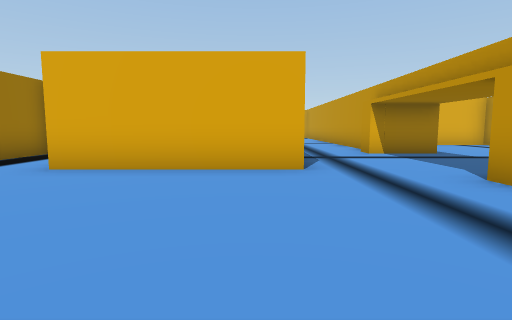
View 1 (above)

22 first-person views from a walk through a Unity game level. The camera is 1.3 m above the floor, tilts 6° down and sees 80° across. The floor is counted in squares, 2 m on a side. Each view is taken from the middle of a square. On the plan, view 1 faces up. The plan holds only what a view shows up to about 10 squares ahead; the rest is blank. The place goes on beyond the plan. Some animated figures are left out.

View 2
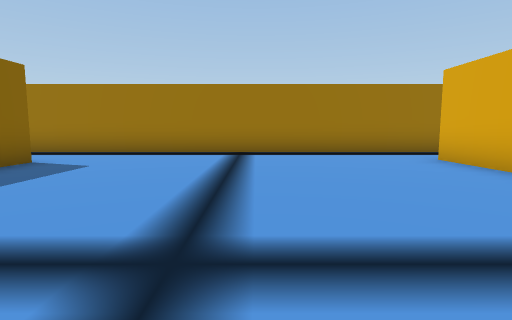

View 3
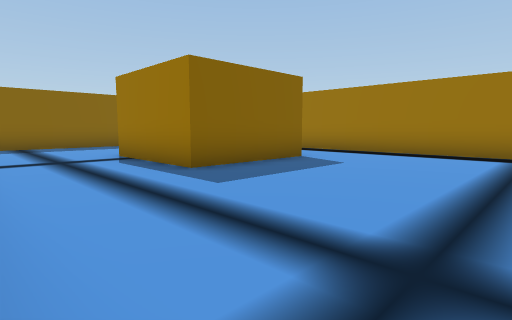

View 4
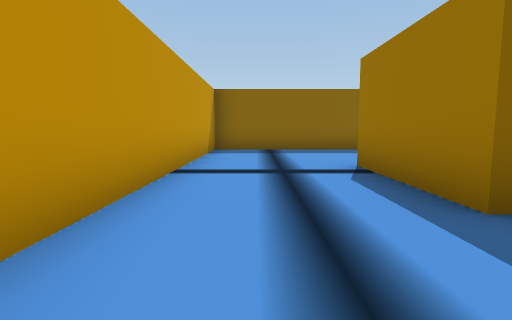

View 5
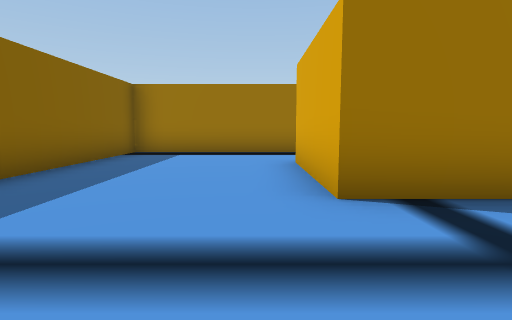

View 6
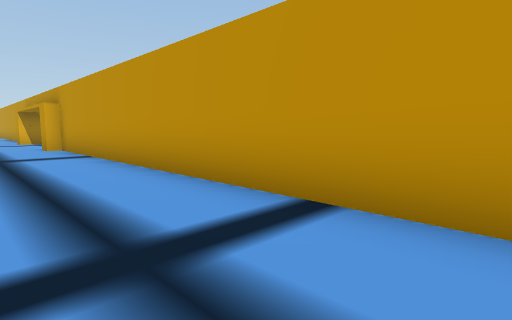

View 7
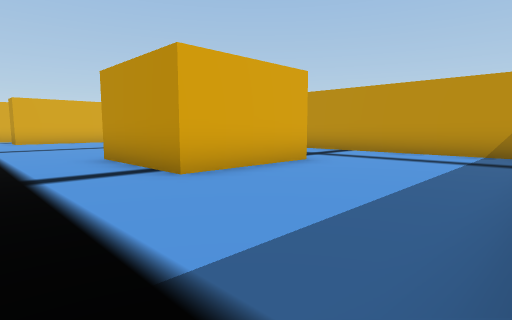

View 8
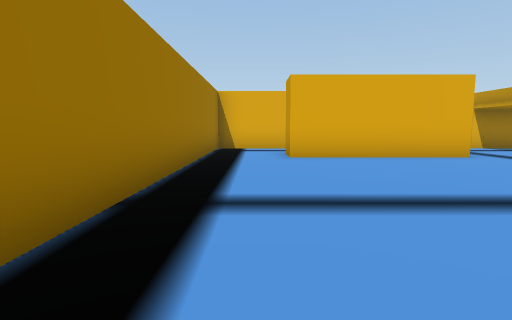

View 9
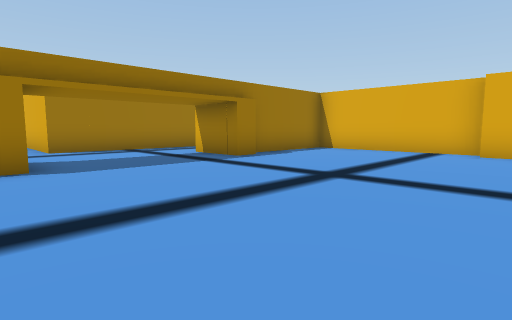

View 10
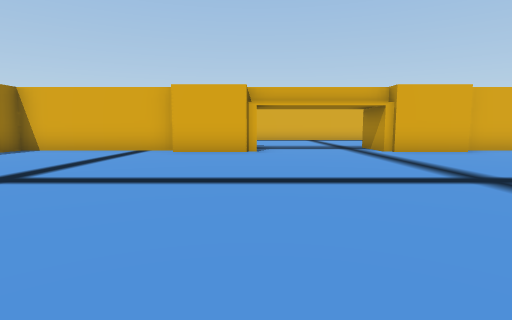

View 11
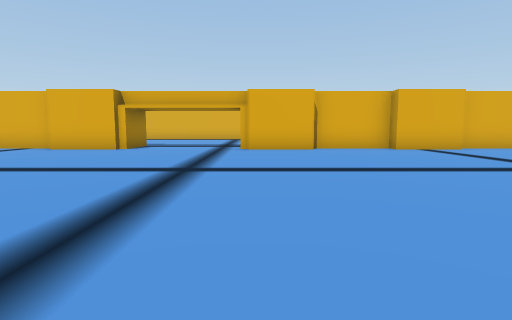

View 12
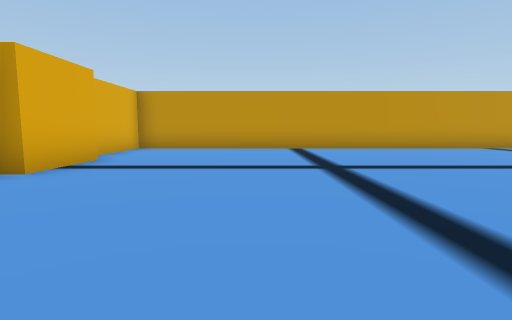

View 13
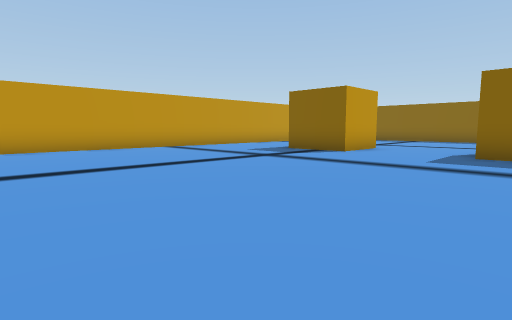

View 14
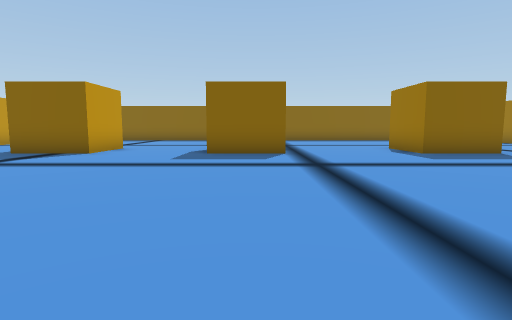

View 15
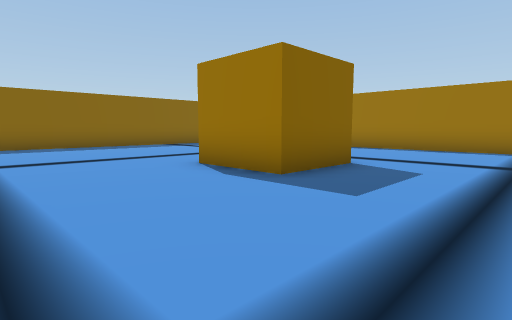

View 16
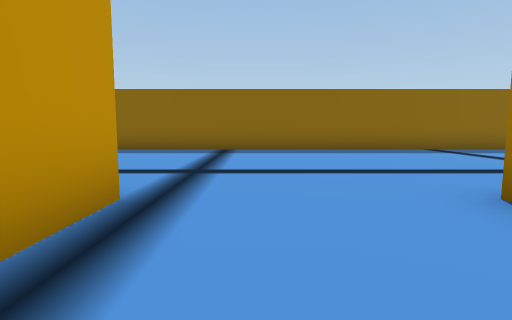

View 17
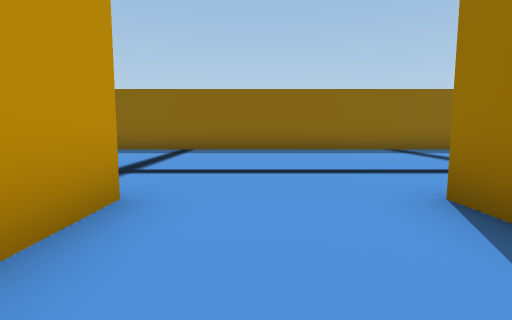

View 18
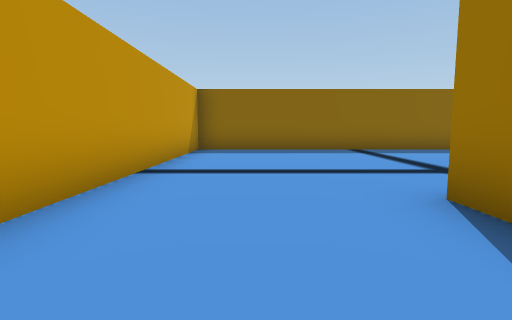

View 19
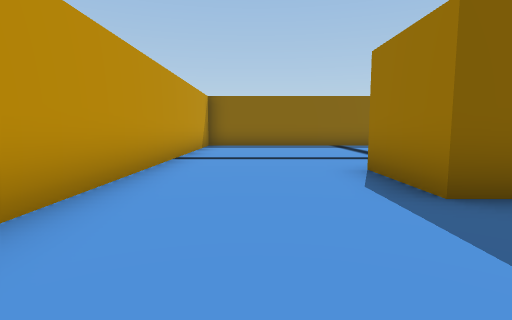

View 20
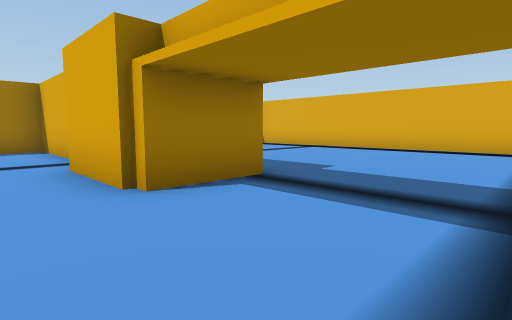

View 21
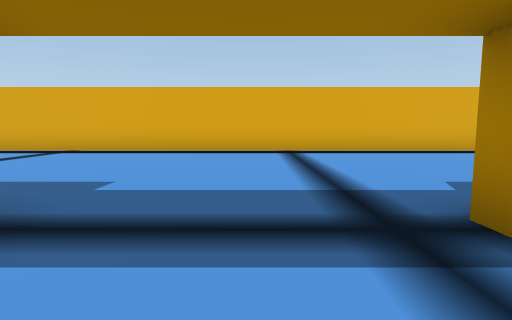

View 22
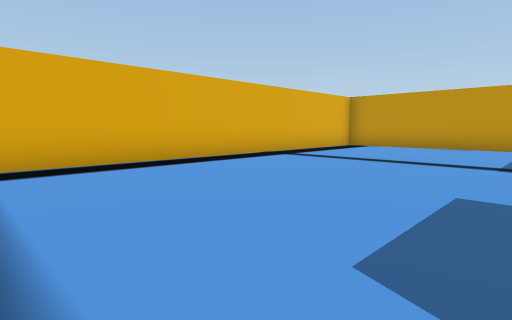

### Floor plan
Points are (right, up) in squares from view 1. A wall is a line through its corners. A room is listed if a view was taken in it or the views show most of it. See-through windows are left out.
Room 1 (views 1, 2, 3, 4, 5, 6, 7, 8)
walls: (0.2, -3.2) (0.2, -6.3) (-2.7, -6.3) (-2.7, -3.2) (0.2, -3.2); (-0.4, 4.8) (-3.2, 4.8) (-3.2, 5.8); (-5.2, 5.5) (-5.2, -10.2) (3.3, -10.2) (3.3, 3.1) (2.9, 3.1)
ways out: opening at (1, 4) to room 2; opening at (-4.5, 5) to room 3
Room 2 (views 9, 10, 11, 12, 13, 14, 15, 16, 17, 18, 19, 20, 21, 22)
walls: (14.2, -1.7) (16.2, -1.7); (16.2, -3) (16.2, -3.8); (16.9, 11.2) (14.5, 11.2) (14.5, 13.1); (14.2, -3.8) (14.2, -2.4); (8.6, -1.7) (10.7, -1.7) (10.7, -3.8); (8.8, 11.8) (4.3, 11.8) (4.3, 8.8); (4.6, 3.9) (4.6, 3.4); (19.2, -3.9) (19.2, -1.7) (21.2, -1.7) (21.2, -3.8); (11, 13.1) (11, 11.2) (8.8, 11.2); (21.4, 11.2) (19.2, 11.2) (19.2, 11.8) (16.8, 11.8); (4.6, 8.4) (4.6, 7.8) (2.9, 7.8); (4.3, 0.2) (4.3, -3.5); (2.9, 3.1) (2.9, 3.9); (0.8, 8) (0.8, 4.8) (-0.4, 4.8); (24.7, 14.9) (24.7, 17.5); (5.4, -10.2) (24.7, -10.2) (24.7, 11.8) (21.5, 11.8); (22.5, 19.7) (5.6, 19.7)
ways out: opening at (1, 4) to room 1; opening at (1.5, 7)
Room 3 (no view inside)
walls: (-3, 7.8) (-5.2, 7.8) (-5.2, 5.5)
ways out: opening at (-4.5, 5) to room 1

Positions as (right, up) in squares from view 1, and headings:
1: (0, 0), facing up
2: (3, 1), facing left
3: (3, 1), facing down-left
4: (2, -1), facing down
5: (3, -7), facing left
6: (1, -7), facing up-right
7: (-5, -10), facing up-right
8: (-4, -2), facing up
9: (10, 3), facing up-left
10: (11, 3), facing up
11: (15, 2), facing up
12: (15, 8), facing right
13: (15, 6), facing down-right
14: (15, 6), facing down
15: (14, 1), facing down-left
16: (13, -1), facing down
17: (18, -1), facing down
18: (23, -1), facing down
19: (23, 1), facing down
20: (14, 10), facing up-left
21: (13, 11), facing up
22: (14, 14), facing up-right
